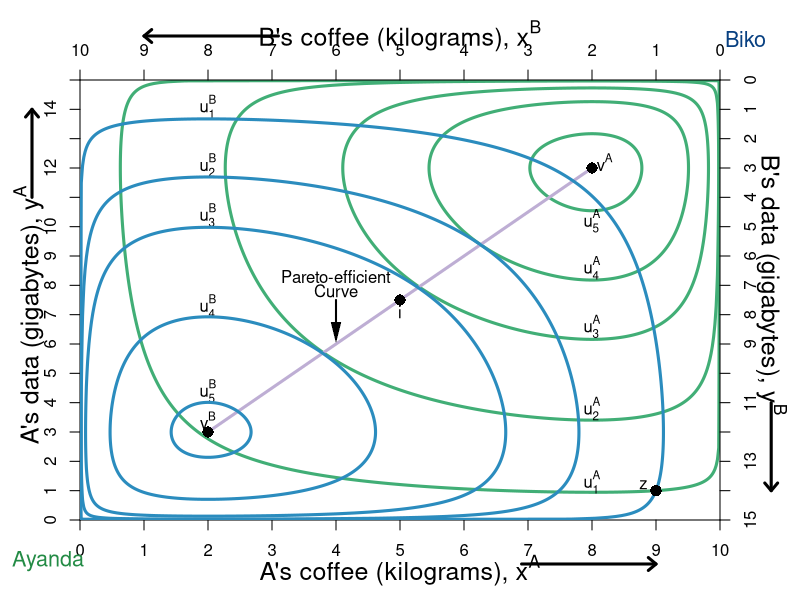

Here is the R script that generated this plot:
require(shape)
#pdf(file = "property_hg_hg_powers_bSTEP1.pdf", width = 9, height = 7)
#pdf(file = "property_hg_hg_powers_bSTEP2.pdf", width = 9, height = 7)
#pdf(file = "property_hg_hg_powers_bSTEP3.pdf", width = 9, height = 7)

pdf(file = "property/property_hg_hg_powers_b.pdf", width = 9, height = 7)

#Set parameters for graphics
axislabelsize <- 1.5
graphlinewidth <- 3
namesize <- 1.3

COL <- c("#7fc97f", "#beaed4", "#fdc086", "#ffff99", "#386cb0", "#f0027f", "#bf5b17", "#666666")
COLA <- c("#99d8c9","#66c2a4","#41ae76", "#238b45", "#005824")
COLB <- c("#4eb3d3", "#2b8cbe", "#0868ac","#084081")

par(mar =  c(4, 4, 4, 4))

uA <- function(x, y, alpha = 0.5, lambda = 0.2) {
  (x^(alpha)*y^(1 - alpha))^(1-lambda)*((10 - x)^(alpha)*(15 - y)^(1 - alpha))^lambda
}

uB <- function(x, y) {
  (10 - x)^(0.5)*(15 - y)^(0.5)
}

xlims <- c(0, 10)
ylims <- c(0, 15)

npts <- 501 
x <- seq(xlims[1], xlims[2], length.out = npts)
y <- seq(ylims[1], ylims[2], length.out = npts) 



#For B we need a utility where xA = 5.88, ya = 8.82 => corresponds to 1.618 above

plot(0, 0, xlim = xlims, ylim = ylims, type = "n",
     xlab = expression(paste("")),
     ylab = expression(paste("")), 
     xaxt = "n", 
     yaxt = "n", 
     cex.lab = axislabelsize, 
     bty = "n",
     xaxs="i", 
     yaxs="i")

ticksy <- seq(from = 0, to = 15, by = 1)
ylabels <- seq(from = 0, to = 15, by = 1)
ticksx <- seq(from = 0, to = 10, by = 1)
xlabels <- seq(from = 0, to = 10, by = 1)
axis(1, at = ticksx, pos = 0, labels = xlabels)
axis(2, at = ticksy, pos = 0, labels = ylabels, las = 0)

a <- c(uA(9,1), uA(9,1) + 2, uA(9,1) + 3.2, uA(9,1) + 3.78, uA(9,1) + 4.2)
#a <- c(uA(9,1), uA(9,1) + 1.5, uA(9,1) + 2.5,  uA(9,1) + 2.92)

contour(x, y, 
        outer(x, y, uA),
        drawlabels = FALSE,
        col = COLA[3],
        lwd = graphlinewidth,
        levels = a, 
        xaxs="i", 
        yaxs="i", 
        add = TRUE) 

mtext(expression(paste("A's coffee (kilograms), ", x^A)), side=1, line = 2.5, cex = axislabelsize)
text(-0.8, 7, expression(paste("A's data (gigabytes), ", y^A)), xpd = TRUE, cex = axislabelsize, srt = 90) 

#Add arrows:
arrows(-0.75, 11, -0.75, 14, xpd = TRUE, length=0.1,angle=40,lwd=3)
arrows(6.9, -1.5, 9, -1.5, xpd = TRUE, length=0.1,angle=40,lwd=3)

segments(2, 3, 8, 12, lty = 1, col = COL[2] , lwd = graphlinewidth)
text(4, 8.3, expression("Pareto-efficient"))
text(4, 7.8, expression("Curve"))
Arrows(4, 7.5, 4, 6.4, col = "black", lty = 1, lwd = 2, arr.type = "triangle", arr.lwd = 0.5)

#Label the iso-welfare functions for the HG, Aisha
text(8, 1.3, expression(u[1]^A))
text(8, 3.8, expression(u[2]^A))
text(8, 6.6, expression(u[3]^A))
text(8, 8.6, expression(u[4]^A))
text(8, 10.2, expression(u[5]^A))

#Label the indifference curves for the HE, Betty
text(2, 14.1, expression(u[1]^B))
text(2, 12.1, expression(u[2]^B))
text(2, 10.4, expression(u[3]^B))
text(2, 7.3, expression(u[4]^B))
text(2, 4.4, expression(u[5]^B))

#text(1.3, 1.1, expression(u[5]^B))

#A's bliss point - 3.1073 is the value of u
# points(5.88, 8.82, pch = 16, col = "black", cex = 1.5)
# text(6, 13.5, expression(paste("A's highest u, ", u[max]^A)))
# Arrows(6, 13.2, 6, 9.5, col = "black", lty = 1, lwd = 2, arr.type = "triangle", arr.lwd = 0.5)

#Label point i. 
points(5, 7.5, pch = 16, col = "black", cex = 1.5)
text(5, 7.1, expression(paste(i)))
# 


text(-0.5, -1.4, expression("Ayanda"), xpd = TRUE, cex = namesize, col = COLA[4])
text(10.4, 16.4, expression("Biko"), xpd = TRUE, cex = namesize, col = COLB[4])

par(new = TRUE)

#Use the same x and ylims as previously, but with locations switched
xlims2 <- c(10, 0)
ylims2 <- c(15, 0)

#Leave the ylab and xlab blank to ensure no axes titles
plot(0, 0, xlim = xlims2, ylim = ylims2, type = "n",
     xlab = expression(paste("")),
     ylab = expression(paste("")),
     xaxt = "n", 
     yaxt = "n", 
     cex.lab = 1.3, 
     bty = "n",
     xaxs="i", 
     yaxs="i")

uB <- function(x, y, alpha = 0.5, lambda = 0.2) {
  (x^(alpha)*y^(1 - alpha))^(1-lambda)*((10 - x)^(alpha)*(15 - y)^(1 - alpha))^lambda
}

b <- c(uB(1,14), uB(1,14) + 1.5, uB(1,14) + 2.33, uB(1,14) + 3.31, uB(1,14) + 3.8)

contour(x, y, 
        outer(x, y, uB),
        drawlabels = FALSE,
        col = COLB[2],
        lwd = graphlinewidth,
        levels = b, 
        add = TRUE
) 


# #Label two points for comparison
points(1, 14, pch = 16, col = "black", cex = 1.5)
text(1.2, 13.8, expression(paste(z)))

# #Label two points for comparison
points(0.2*10, 0.2*15, pch = 16, col = "black", cex = 1.5)
text(0.2*10-0.2, 0.2*15-0.2,expression(paste(v^A)))


points(0.8*10, 0.8*15, pch = 16, col = "black", cex = 1.5)
text(0.8*10, 0.8*15 - 0.4,expression(paste(v^B)))


# points(8.8, (3/2)*8.8, pch = 16, col = "black", cex = 1.5)
# text(8.8, (3/2)*8.8 - 0.5, expression(paste(j)))
# 
# points(0.4, (3/2)*0.4, pch = 16, col = "black", cex = 1.5)
# text(0.4 + 0.2, (3/2)*0.4 + 0.2, expression(paste(k)))

#Set up axes at sides 3 and 4 (top and right)
axis(side = 3, at = ticksx, pos = 0, labels = xlabels)
axis(side = 4, at = ticksy, pos = 0, labels = ylabels, las = 0)
text(5, -1.5, expression(paste("B's coffee (kilograms), ", x^B)), xpd = TRUE, cex = axislabelsize)
text(-0.8, 7, expression(paste("B's data (gigabytes), ", y^B)), xpd = TRUE, cex = axislabelsize, srt = 270) 

#Add arrows:
arrows(-0.8, 11, -0.8, 14, xpd = TRUE, length=0.1,angle=40,lwd=3)
arrows(6.9, -1.5, 9, -1.5, xpd = TRUE, length=0.1,angle=40,lwd=3)


dev.off()
